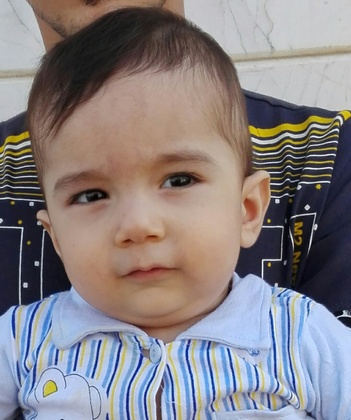
%> input picture excersiecs/hadiadokh/8/yas.jpg, 351 x 420 px, shrunk from 1023 x 1224 before the run
$ octave p9.m   (GNU Octave 9; MATLAB toolbox functions it lacks are replaced by stand-ins)
%> lines starting %> are read from the running program, lines starting %| are printed output that depends on the picture
[n p]=uigetfile;
%> the answer given: ../../hadiadokh/8/yas.jpg
img=imread([p n]);
%> img is the input picture: size 420x351x3 uint8; mean R, G, B 135.7, 128.9, 131.7
[r c z]=size(img);
%> r = 420; c = 351; z = 3
if z~=1
    img=rgb2gray(img);
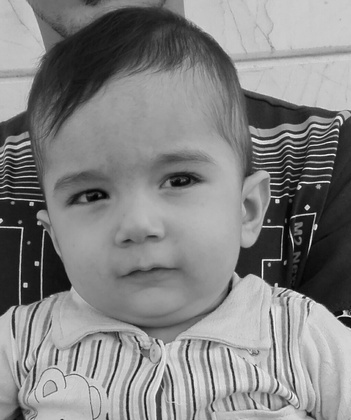
%> img: size 420x351 uint8; min 0, max 254, mean 131.2
end
L=100;
W=150;
imgcr=img(1:L,1:W);
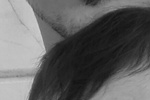
%> imgcr: size 100x150 uint8; min 17, max 209, mean 98.1
imshow(imgcr)
